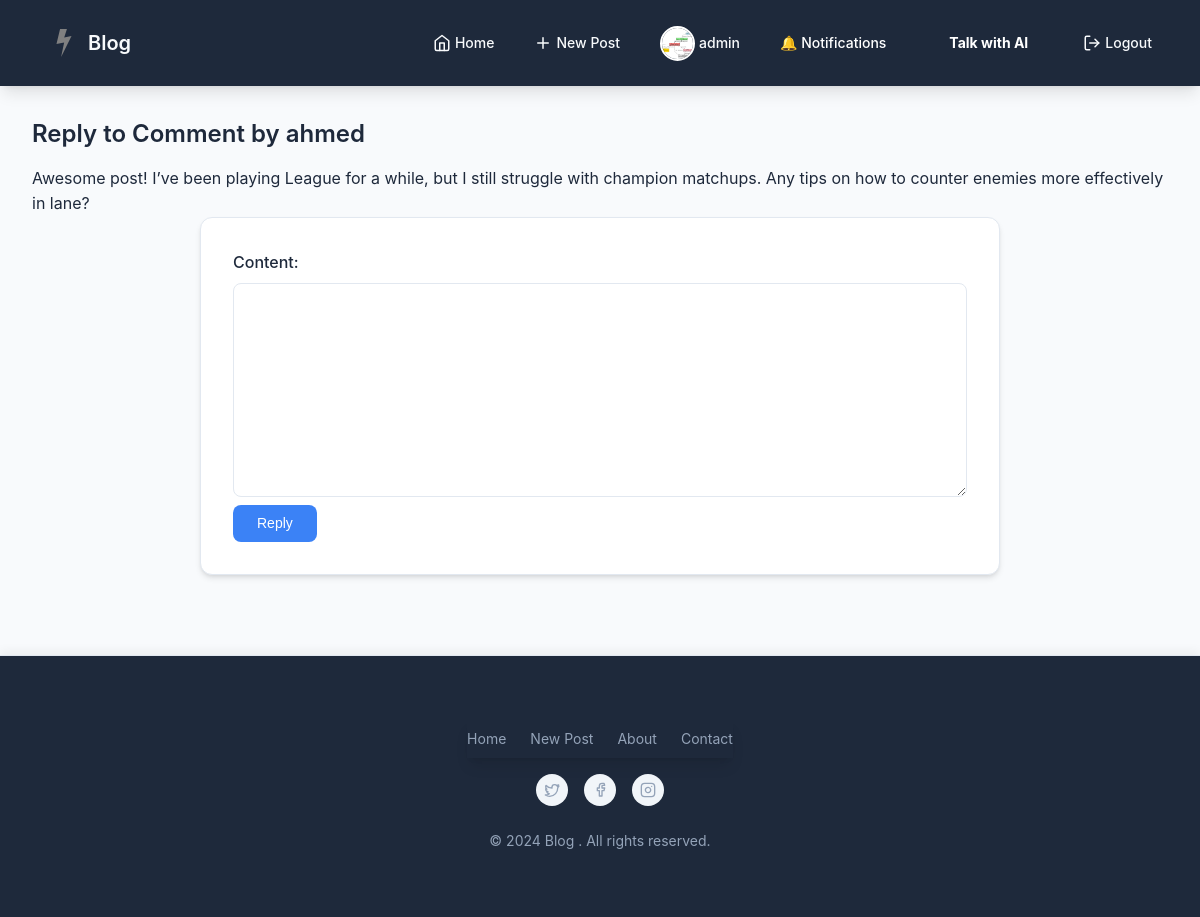
Page /comments/reply/43/ (signed in) on the committed database.
### users/models.py (models this page shows, shortened)
class Profile(models.Model):
    user = models.OneToOneField(User, on_delete=models.CASCADE)
    image = models.ImageField(default='profile_pics/default.jpg',upload_to='profile_pics')

### comments/models.py (models this page shows, shortened)
class Comment(models.Model):
    post = models.ForeignKey(BlogPost, on_delete=models.CASCADE, related_name='comments')
    author = models.ForeignKey(User, on_delete=models.CASCADE)
    content = models.TextField()
    created_at = models.DateTimeField(auto_now_add=True)

### comments/views.py (the view)
# urls.py: path('reply/<int:comment_id>/', views.add_reply, name='add_reply'),
def add_reply(request, comment_id):
    if request.user.is_authenticated:
        comment = get_object_or_404(Comment, id=comment_id)
        if request.method == 'POST':
            form = ReplyForm(request.POST)
            if form.is_valid():
                reply = form.save(commit=False)
                reply.comment = comment
                reply.author = request.user
                reply.save()
                if comment.author != request.user:
                    Notification.objects.create(
                        user=comment.author,
                        post=comment.post,
                        comment_author=request.user,
                        message=f"{request.user.username} replied to your comment."
                    )
                return redirect('blog_list')
        else:
            form = ReplyForm()
    else:
        return redirect('login')
    return render(request, 'comments/add_reply.html', {'form': form, 'comment': comment})

### comments/forms.py
class ReplyForm(forms.ModelForm):
    class Meta:
        model = Reply
        fields = ['content']

### comments/templates/comments/add_reply.html (shortened to what this page needs)
{% extends 'base.html' %}
{% block content %}
<h2>Reply to Comment by {{ comment.author.username }}</h2>
<p>{{ comment.content }}</p>
<form method="post">
    {{ form.as_p }}
    <button type="submit">Reply</button>
</form>
{% endblock %}

### templates/base.html (shortened to what this page needs)
{% load static %}
<!DOCTYPE html>
<html lang="en">
<head>
    <link rel="stylesheet" href="{% static 'css/style.css' %}">
    <link rel="stylesheet" href="https://cdn.jsdelivr.net/npm/lucide-icons@latest/dist/umd/lucide.min.js">
</head>
<body>
    <nav>
        <div class="container nav-container">
            <div class="nav-brand">
                <a href="{% url 'blog_list' %}" class="nav-logo">
                    <svg xmlns="http://www.w3.org/2000/svg" width="32" height="32" viewBox="0 0 32 32">
                        <path fill="#808080" d="M12.068 2h6.866l-2.73 8.421l7.322-1.331L13.115 30l3.037-14.505L8.474 17z" />
                    </svg>
                    Blog
                </a>
            </div>
            <div class="nav-links">
                <a href="{% url 'blog_list' %}" class="nav-item">
                    <svg xmlns="http://www.w3.org/2000/svg" width="18" height="18" viewBox="0 0 24 24" fill="none"
                        stroke="currentColor" stroke-width="2" stroke-linecap="round" stroke-linejoin="round"
                        class="nav-icon">
                        <path d="m3 9 9-7 9 7v11a2 2 0 0 1-2 2H5a2 2 0 0 1-2-2z"></path>
                        <polyline points="9 22 9 12 15 12 15 22"></polyline>
                    </svg>
                    Home
                </a>
                {% if user.is_authenticated %}
                <a href="{% url 'create_blog_post' %}" class="nav-item">
                    <svg xmlns="http://www.w3.org/2000/svg" width="18" height="18" viewBox="0 0 24 24" fill="none"
                        stroke="currentColor" stroke-width="2" stroke-linecap="round" stroke-linejoin="round"
                        class="nav-icon">
                        <path d="M12 5v14M5 12h14"></path>
                    </svg>
                    New Post
                </a>
                <a href="{% url 'profile' %}" class="nav-item profile-link">
                    <img src="{{ user.profile.image.url }}" alt="Profile" class="profile-pic">
                    <span>{{ user.username }}</span>
                </a>
                <li class="nav-item">
                    <a class="nav-link" href="{% url 'notifications' %}" style="text-decoration: none !important; color: white !important;">
                        🔔 Notifications
                    </a>
                </li>
                <li class="nav-item">
                    <a href="{% url 'chat_page' %}" class="chat-link">
                         Talk with AI
                    </a>
                </li>
                <a href="{% url 'logout' %}" class="nav-item">
                    Logout
                </a>
                {% endif %}
            </div>
        </div>
    </nav>
    <div class="container">
        {% block content %}
        {% endblock %}
    </div>
    <footer>
        <div class="container">
            <nav class="footer-nav">
                <a href="{% url 'blog_list' %}">Home</a>
                <a href="{% url 'create_blog_post' %}">New Post</a>
                <a href="#">About</a>
                <a href="#">Contact</a>
            </nav>
            <div class="footer-social">
                <a href="https://twitter.com" target="_blank">
                </a>
                <a href="https://facebook.com" target="_blank">
                    <svg xmlns="http://www.w3.org/2000/svg" width="16" height="16" viewBox="0 0 24 24" fill="none"
                        stroke="currentColor" stroke-width="2" stroke-linecap="round" stroke-linejoin="round">
                        <path d="M18 2h-3a4 4 0 0 0-4 4v3H8v4h3v8h4v-8h3l1-4h-4V6a1 1 0 0 1 1-1h3z" />
                    </svg>
                </a>
                <a href="https://instagram.com" target="_blank">
                </a>
            </div>
            <p>&copy; 2024 Blog . All rights reserved.</p>
        </div>
    </footer>
</body>
</html>

### blog_project/static/css/style.css (style rules this page uses)
:root { --primary-color: #3b82f6; --primary-dark: #2563eb; --primary-light: #60a5fa; --secondary-color: #6366f1; --text-primary: #1e293b; --text-secondary: #475569; --text-light: #94a3b8; --background: #f8fafc; --white: #ffffff; --danger: #ef4444; --danger-dark: #dc2626; --success: #10b981; --warning: #f59e0b; --surface: #ffffff; --surface-2: #f1f5f9; --surface-3: #e2e8f0; --border: #e2e8f0; --spacing-xs: 0.25rem; --spacing-sm: 0.5rem; --spacing-md: 1rem; --spacing-lg: 1.5rem; --spacing-xl: 2rem; --spacing-2xl: 3rem; --radius-sm: 0.375rem; --radius-md: 0.5rem; --radius-lg: 0.75rem; --header-bg: #1e293b; --header-text: #f8fafc; --header-hover: #334155; --header-active: #0f172a; --shadow-sm: 0 1px 2px 0 rgb(0 0 0 / 0.05); --shadow-md: 0 4px 6px -1px rgb(0 0 0 / 0.1), 0 2px 4px -2px rgb(0 0 0 / 0.1); --shadow-lg: 0 10px 15px -3px rgb(0 0 0 / 0.1), 0 4px 6px -4px rgb(0 0 0 / 0.1); }
* { margin: 0; padding: 0; box-sizing: border-box; }
body { font-family: 'Inter', system-ui, -apple-system, sans-serif; line-height: 1.6; color: var(--text-primary); background-color: var(--background); font-size: 16px; -webkit-font-smoothing: antialiased; -moz-osx-font-smoothing: grayscale; }
.container { max-width: 1200px; margin: 0 auto; padding: var(--spacing-xl); width: 100%; }
nav { background-color: var(--header-bg); padding: var(--spacing-sm) 0; box-shadow: var(--shadow-lg); position: sticky; top: 0; z-index: 100; }
.nav-container { display: flex; justify-content: space-between; align-items: center; padding-top: var(--spacing-sm); padding-bottom: var(--spacing-sm); }
.nav-brand { display: flex; align-items: center; }
.nav-logo { display: flex; align-items: center; gap: var(--spacing-sm); color: var(--header-text); font-size: 1.25rem; font-weight: 600; text-decoration: none; padding: var(--spacing-sm) var(--spacing-md); border-radius: var(--radius-md); transition: all 0.2s ease; }
.nav-links { display: flex; gap: var(--spacing-sm); align-items: center; }
.nav-item { display: flex; align-items: center; gap: var(--spacing-xs); color: var(--header-text); text-decoration: none; font-weight: 500; padding: var(--spacing-sm) var(--spacing-md); border-radius: var(--radius-md); transition: all 0.2s ease; font-size: 0.875rem; }
.nav-icon { width: 18px; height: 18px; }
h1, h2, h3, h4, h5, h6 { color: var(--text-primary); line-height: 1.3; margin-bottom: var(--spacing-md); font-weight: 600; }
form { background: var(--surface); padding: var(--spacing-xl); border-radius: var(--radius-lg); box-shadow: var(--shadow-md); max-width: 800px; margin: 0 auto; border: 1px solid var(--border); }
label { display: block; margin-bottom: var(--spacing-sm); color: var(--text-primary); font-weight: 500; }
input[type="text"], input[type="email"], input[type="password"], textarea { width: 100%; padding: var(--spacing-md); border: 1px solid var(--border); border-radius: var(--radius-md); font-size: 1rem; transition: border-color 0.2s ease, box-shadow 0.2s ease; background-color: var(--surface); color: var(--text-primary); }
textarea { min-height: 150px; resize: vertical; }
button, .button { display: inline-flex; align-items: center; justify-content: center; padding: var(--spacing-sm) var(--spacing-lg); background-color: var(--primary-color); color: var(--white); border: none; border-radius: var(--radius-md); font-weight: 500; font-size: 0.875rem; cursor: pointer; transition: all 0.2s ease; text-decoration: none; gap: var(--spacing-sm); line-height: 1.5; }
footer { background-color: var(--header-bg); padding: var(--spacing-xl); margin-top: var(--spacing-2xl); border-top: 1px solid var(--border); color: var(--header-text); display: flex; justify-content: center; align-items: center; flex-direction: column; text-align: center; box-shadow: 0px -4px 10px rgba(0, 0, 0, 0.05); }
footer .container { display: flex; flex-direction: column; align-items: center; gap: var(--spacing-md); }
.footer-nav { display: flex; gap: var(--spacing-lg); }
.footer-nav a { color: var(--text-light); text-decoration: none; font-size: 0.875rem; transition: color 0.3s ease; }
.footer-social { display: flex; gap: var(--spacing-md); justify-content: center; }
.footer-social a { display: inline-flex; align-items: center; justify-content: center; width: 32px; height: 32px; border-radius: 50%; background: var(--surface-2); color: var(--text-light); transition: background 0.3s ease, color 0.3s ease; }
footer p { font-size: 0.875rem; color: var(--text-light); margin-top: var(--spacing-sm); }

### rows in the picture
Comment: author.username "ahmed", content "Awesome post! I’ve been playing League for a while, but I still struggle with champion matchups. Any tips on how to counter enemies more effectively in lane?"

### other values in the picture
{{ user.username }} "admin"
